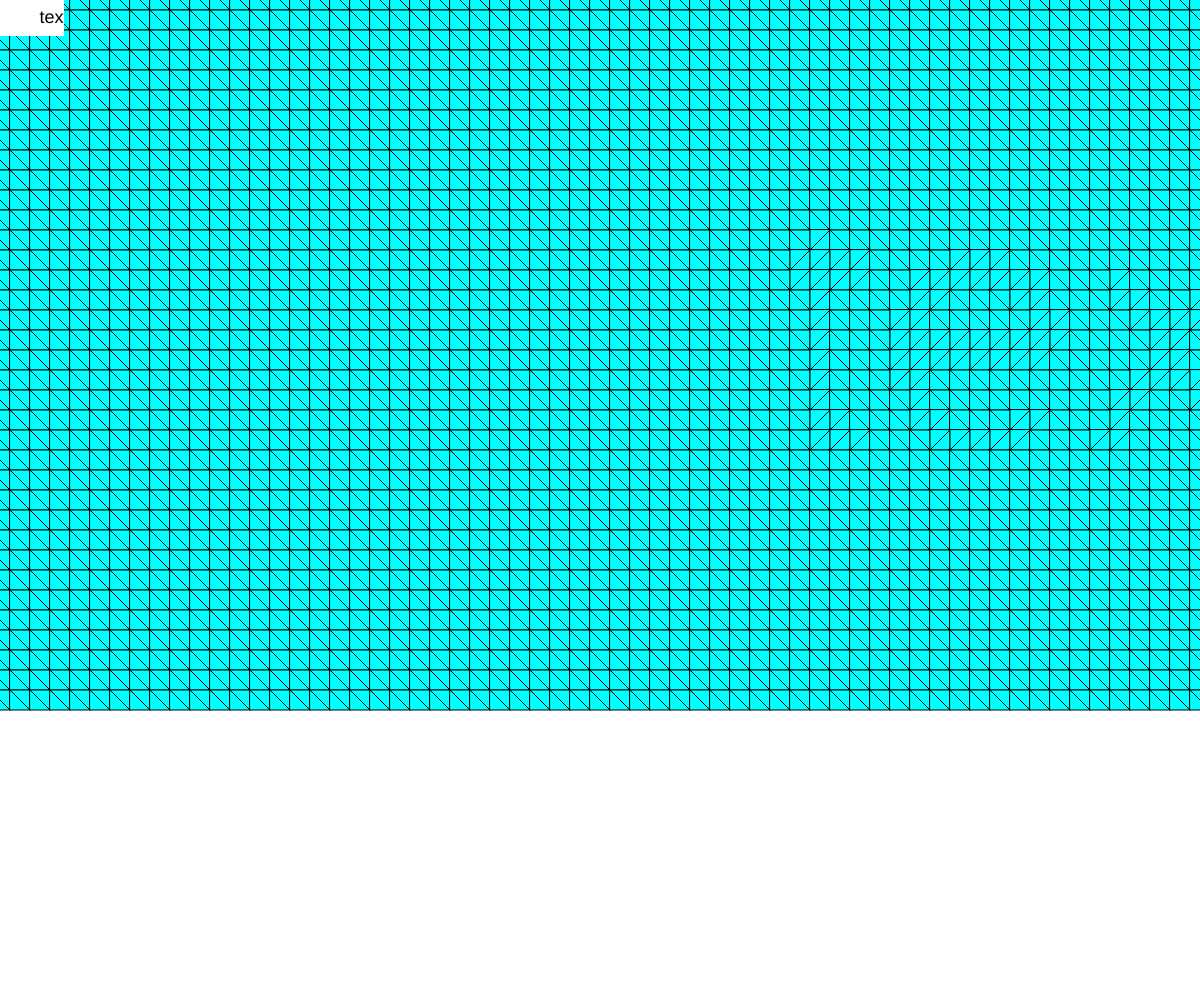
Frame 1 (no input)
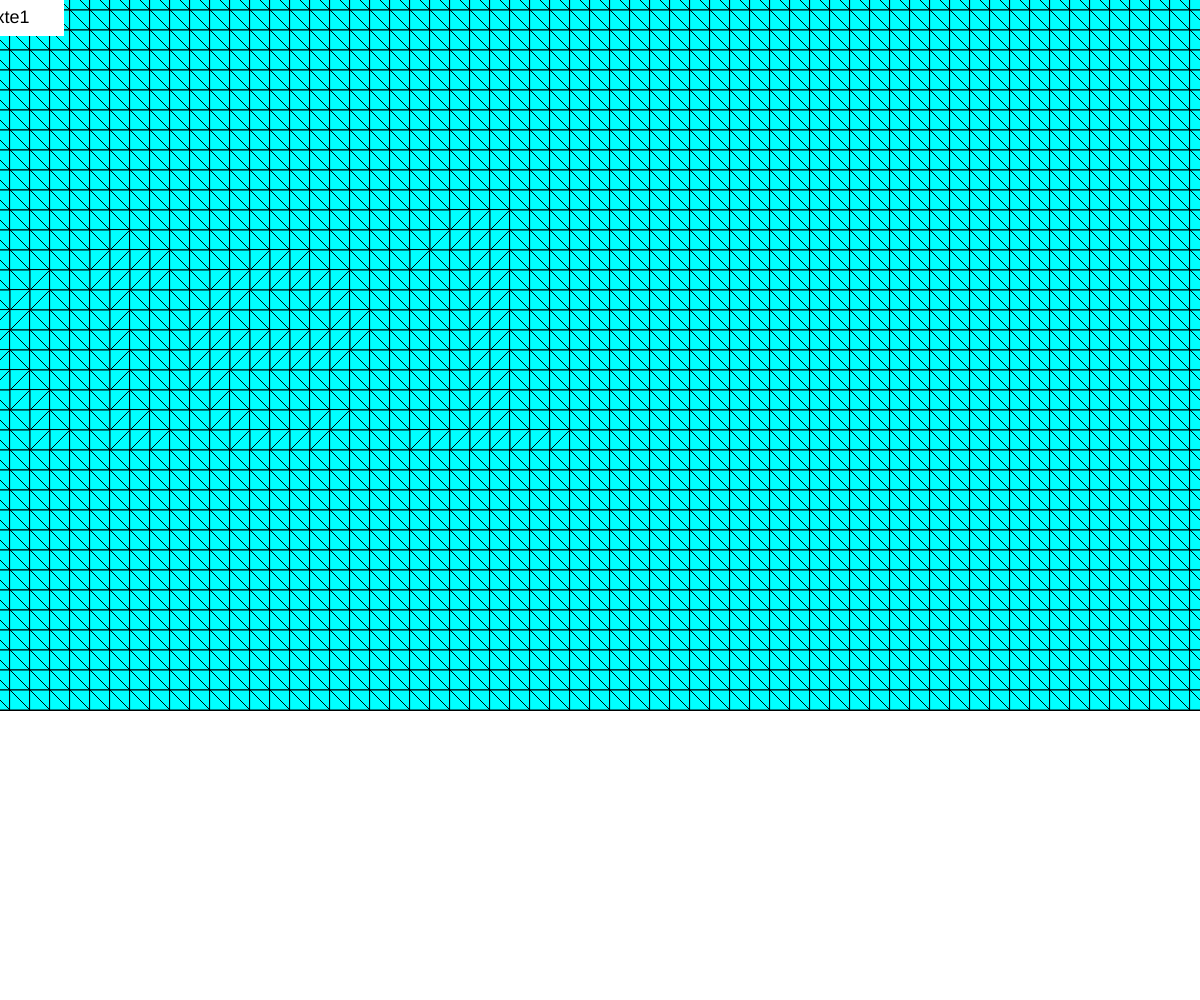
Frame 60 (no input)
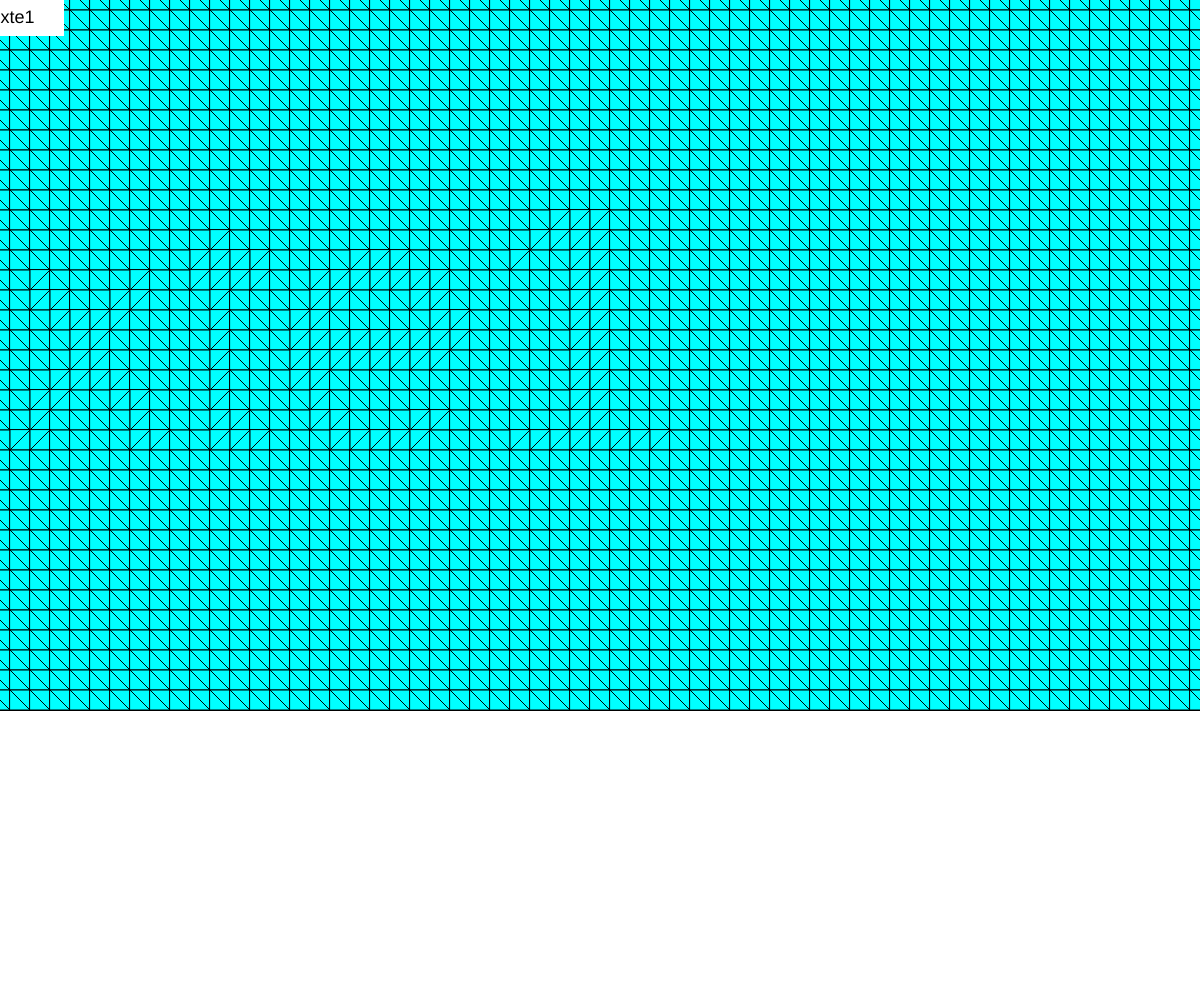
Frame 120 (the mouse pressed at the canvas centre since frame 60)

The p5.js sketch that drew these frames (run headless with seeded random() and noise() and a simulated clock; from frame 60 on, the mouse is pressed at the canvas centre):

// p5.js sketch
// ── sketch.js
var cases = [];
var gridX = 64;
var gridY = 36;
var canvasText;
//
var texts = ["texte1", "texte2"];
var currentText = "";
var positionX = -1000;
//
function preload() {




}

function setup() {
  createCanvas(windowWidth, windowHeight);
  canvasText = createGraphics(gridX, gridY);
  // canvasText.pixelDensity(1);
  // canvasText.scale(1/4);
  //
  console.log("pd: "+canvasText.width+" / "+canvasText.height);
  canvasText.background(255);
  canvasText.textAlign(CENTER, CENTER);
  canvasText.textSize(18);
  canvasText.text("hello", canvasText.width/2, canvasText.height/2);
  //
  rectMode(CENTER);
  //
  for (var y = 0; y < gridY; y++) {
    for (var x = 0; x < gridX; x++) {
      var caseTemp = new Case(x, y);
      cases.push(caseTemp);
    }
  }
}

function draw() {
  //
  positionX--;
  if(positionX<0) {
    positionX = canvasText.width;
    console.log(canvasText.width);
    currentText = texts[0];
  }
  canvasText.background(255);
  canvasText.text(currentText, positionX, canvasText.height/2);
  //canvasText.text("OOOOO", canvasText.width/2, canvasText.height/2);
  //
  canvasText.loadPixels();
  console.log(canvasText.pixels.length +" / "+ (gridX*gridY));
  cases.forEach(function(c){
    c.drawCase();
  });
  canvasText.updatePixels();
  image(canvasText, 0, 0);
}
//
class Case {
  constructor(_posX, _posY) {
    this.pixelX = _posX;
    this.pixelY = _posY;
    this.positionX = _posX*20;
    this.positionY = _posY*20;
    this.rotation = 0;
  }
  drawCase() {
    //
    //var color = canvasText.get(this.pixelX, this.pixelY);
    var color = canvasText.pixels[(this.pixelY*canvasText.width*4 + this.pixelX*4)];
    var lum = brightness(color);
    //console.log(lum);
    if(lum<50) {
      this.rotation = PI/2;
    } else {
      this.rotation = 0;
    }
    //
    push();
    translate(this.positionX, this.positionY);
    rotate(this.rotation);
    fill(0, 255, 255);
    rect(0, 0, 20, 20);
    line(-10, -10, 10, 10);
    pop();
  }
}
